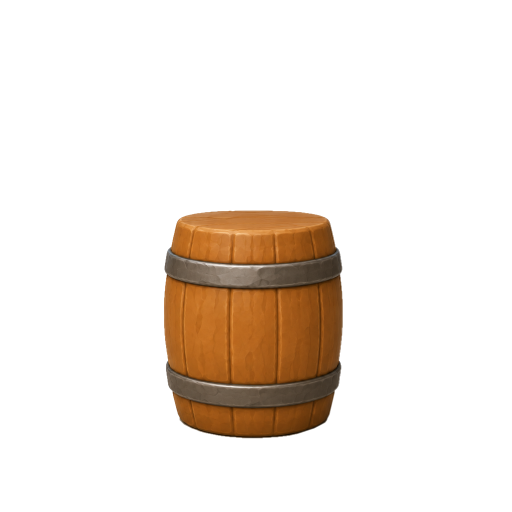
#> input picture assets/art/MAIN/Outbox/barrel-dag.png, 1024 x 1024 px, found by its file name (shown at 1/2 size); its folder holds 4 pictures in this run
$ python import_outbox_objects.py
#> lines starting #> are read from the running program, lines starting #| are printed output that depends on the picture
# -*- coding: utf-8 -*-
"""Zet de 1x1-objecten uit Design Department/60 Repo Sources/MAIN/Outbox in de assetbank.

Per object komen er drie bestanden uit Photoshop, alle 1024 bij 1024:

  <slug>-dag.png     het object bij dag, al vrijstaand (met alpha)
  <slug>-nacht.png   hetzelfde object bij nacht, zelfde plek en maat
  <slug>-shadow.png  het object mét zijn schaduw, plat op wit

Een paar bestanden heten "-dag shadow" in plaats van "-shadow"; dat wordt hier
opgevangen. De namen worden ook zonder op hoofdletters te letten gezocht: die
spelling is eerder verschoven en dat brak het inlezen op de server.

Het derde bestand is niet de schaduw alleen: het object staat erin. Zo op
multiply gelegd zou het object een tweede keer meekleuren en de vloerkleur
overnemen. Omdat het object apart met alpha wordt aangeleverd, is de schaduw
eruit te rekenen -- zie schaduwlaag() voor hoe en waarom.

De bank krijgt een kleinere versie dan de bron. Het beeld beslaat in het spel
1,6 vakje; op een telefoon is dat rond de 120 punten, op een groot scherm rond
de 190. Op 512 pixels is dat ook op een scherm met dubbele dichtheid nog ruim
bemeten. De scherpe 1024-versie blijft in Outbox staan als bron.
"""
import os, re, sys, time
import numpy as np
from PIL import Image, ImageFilter

WORTEL = os.path.dirname(os.path.dirname(os.path.dirname(os.path.abspath(__file__))))
BRON = os.path.join(WORTEL, "Design Department", "60 Repo Sources", "MAIN", "Outbox")
OBJ  = os.path.join(WORTEL, "assets", "art", "objects")
MAAT = 512      # wat er in de bank komt
GROEI = 2       # pixels dat de alpha uitzet voor het uitrekenen van de schaduw
DREMPEL = 250   # hierboven is het papier, geen schaduw


def zoek(naam):
    """Het bestand met deze naam, ongeacht hoofd- of kleine letters."""
    if naam is None:
        return None
    pad = os.path.join(BRON, naam + ".png")
    if os.path.exists(pad):
        return pad
    doel = (naam + ".png").lower()
    for f in os.listdir(BRON):
        if f.lower() == doel:
            return os.path.join(BRON, f)
    return None


def lichting():
    """Alle objecten in de map, met hun drie rollen."""
    uit = {}
    for f in os.listdir(BRON):
        if not f.lower().endswith(".png"):
            continue
        n = f[:-4]
        for staart, rol in (("-dag shadow", "shadow"), ("-shadow", "shadow"),
                            ("-dag", "dag"), ("-nacht", "nacht")):
            if n.lower().endswith(staart):
                uit.setdefault(n[:-len(staart)], {})[rol] = n
                break
#> pass 3 of the loop in lichting, `for f in os.listdir(BRON):`:
#> the loop made 4 passes; the first 3 are shown
    return uit


# [12 lines left out: function is_schaduwbestand, not called in this run]


def schrijf(im, pad):
    """Eerst naast het doel, dan omzetten: een half geschreven PNG is erger
    dan een oude."""
    os.makedirs(os.path.dirname(pad), exist_ok=True)
    tmp = pad + ".tmp"
    im.save(tmp, format="PNG", optimize=True)
    for _ in range(8):
        try:
            os.replace(tmp, pad); return
        except PermissionError:
            time.sleep(1)
    raise IOError(pad)


def klein(im):
    return im.resize((MAAT, MAAT), Image.LANCZOS)


# [48 lines left out: function schaduwlaag, not called in this run]


def main():
    if not os.path.isdir(BRON):
        print("map ontbreekt:", BRON); return 1
    alles = lichting()
    aantal, gemist = 0, []
    for slug in sorted(alles):
        rollen = alles[slug]
        dagpad = zoek(rollen.get("dag"))
        nachtpad = zoek(rollen.get("nacht"))
        schpad = zoek(rollen.get("shadow"))
        if not dagpad:
            gemist.append("%s: geen dagversie" % slug); continue
        dag = Image.open(dagpad).convert("RGBA")
#> dag is the input picture: PIL image 1024x1024 RGBA; mean R, G, B, A 21.1, 13.2, 6, 36.1
        schrijf(klein(dag), os.path.join(OBJ, slug + ".png"))
#> in klein, `return im.resize((MAAT, MAAT), Image.LANCZOS)`:
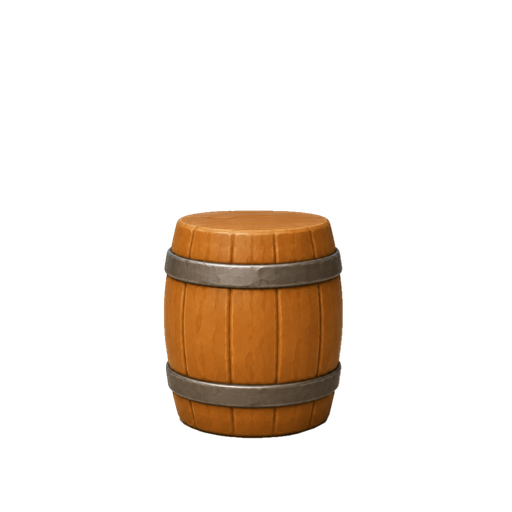
#> returned value: PIL image 512x512 RGBA; mean R, G, B, A 21.5, 13.4, 6.2, 36.1; transparent parts drawn white
        schrijf(klein(dag), os.path.join(OBJ, "medieval", slug + ".png"))
#> pass 3 of the loop in main, `for slug in sorted(alles):`:
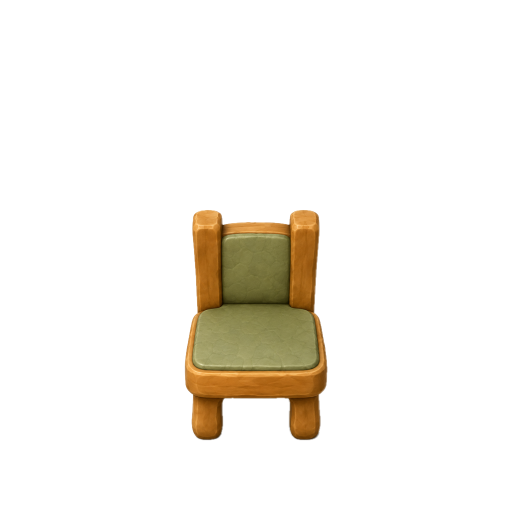
#> input picture assets/art/MAIN/Outbox/chair-dag.png, 1024 x 1024 px, found by its file name (shown at 1/2 size)
#> in main, dag is the input picture: PIL image 1024x1024 RGBA; mean R, G, B, A 15.3, 12, 5.8, 25
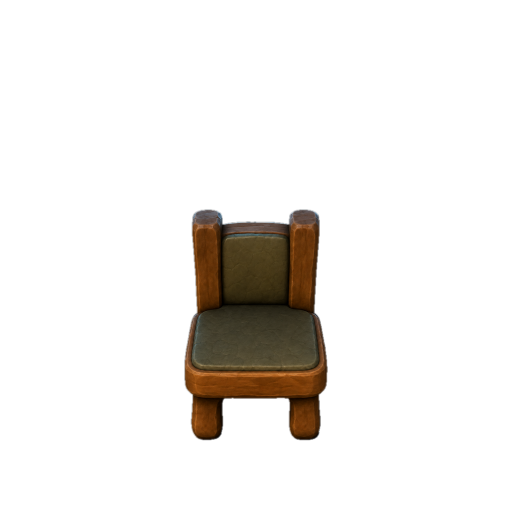
#> input picture assets/art/MAIN/Outbox/chair-nacht.png, 1024 x 1024 px, found by its file name (shown at 1/2 size)
#> in klein (call 5), `return im.resize((MAAT, MAAT), Image.LANCZOS)`:
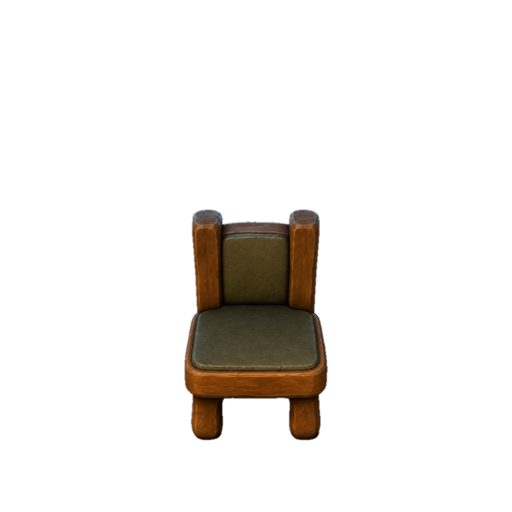
#> returned value: PIL image 512x512 RGBA; mean R, G, B, A 8.3, 5.6, 2.8, 25; transparent parts drawn white
        regel = "%-14s dag %3d kB" % (slug, os.path.getsize(os.path.join(OBJ, slug + ".png")) // 1024)
        if nachtpad:
            schrijf(klein(Image.open(nachtpad).convert("RGBA")),
                    os.path.join(OBJ, "dark", slug + ".png"))
            regel += "  nacht %3d kB" % (os.path.getsize(os.path.join(OBJ, "dark", slug + ".png")) // 1024)
        else:
            gemist.append("%s: geen nachtversie" % slug); regel += "  nacht   -  "
        if schpad and not is_schaduwbestand(schpad):
            gemist.append("%s: het schaduwbestand staat niet op wit, overgeslagen" % slug)
            schpad = None
        if schpad:
            schrijf(klein(schaduwlaag(dagpad, schpad)),
                    os.path.join(OBJ, "shadows", slug + ".png"))
            regel += "  schaduw %3d kB" % (os.path.getsize(os.path.join(OBJ, "shadows", slug + ".png")) // 1024)
        else:
            gemist.append("%s: geen schaduw" % slug); regel += "  schaduw   -  "
        print(regel)
        aantal += 1
    print("\n%d objecten in de bank" % aantal)
    if gemist:
        print("onvolledig aangeleverd:")
        for g in gemist:
            print("  " + g)
    return 0


if __name__ == "__main__":
    sys.exit(main())
#> (the program exits here)
